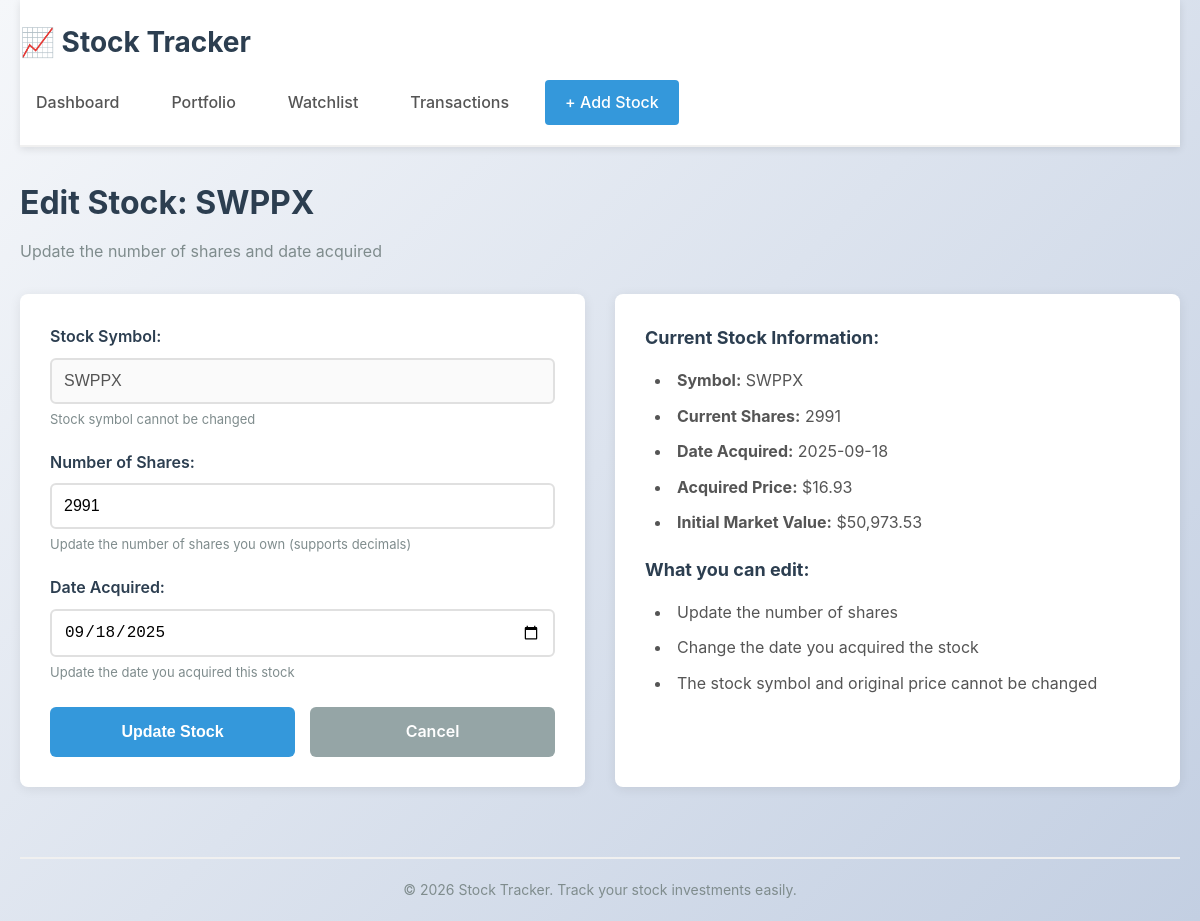
The app's page /stock/3/edit with its own data.
### app/models.py (models this page shows, shortened)
class Stock(db.Model):
    id = db.Column(db.Integer, primary_key=True)
    symbol = db.Column(db.String(10), nullable=False)
    add_date = db.Column(db.Date, nullable=False)
    shares = db.Column(db.Float, nullable=False)
    initial_price = db.Column(db.Float, nullable=False)
    date_added = db.Column(db.DateTime, nullable=False, default=datetime.utcnow)
    is_watchlist = db.Column(db.Boolean, default=False, nullable=False)
    __table_args__ = (db.UniqueConstraint('symbol', 'is_watchlist', name='unique_symbol_type'),)
    def get_transactions(self):
        return Transaction.query.filter_by(symbol=self.symbol, is_watchlist=self.is_watchlist).order_by(Transaction.date).all()
    def get_cost_basis_from_transactions(self):
        transactions = self.get_transactions()
        cost_basis = 0
        for txn in transactions:
            if txn.type == 'purchase':
                cost_basis += txn.shares * txn.price_per_share
            elif txn.type == 'reinvestment':
                cost_basis += txn.shares * txn.price_per_share
        return cost_basis
    def get_initial_value(self):
        return self.get_cost_basis_from_transactions()

class Transaction(db.Model):
    id = db.Column(db.Integer, primary_key=True)
    symbol = db.Column(db.String(10), nullable=False)
    type = db.Column(db.String(20), nullable=False)  # 'purchase', 'sale', 'dividend', 'reinvestment'
    date = db.Column(db.Date, nullable=False)
    shares = db.Column(db.Float)  # For purchase, sale, reinvestment
    price_per_share = db.Column(db.Float)  # For purchase, sale
    amount = db.Column(db.Float)  # For dividend amount received
    is_watchlist = db.Column(db.Boolean, default=False, nullable=False)
    created_at = db.Column(db.DateTime, nullable=False, default=datetime.utcnow)

### app/routes.py (the view, shortened to what this page needs)
@main_bp.route('/stock/<int:stock_id>/edit', methods=['GET', 'POST'])
def edit_stock(stock_id):
    stock = Stock.query.get(stock_id)
    if not stock:
        flash('Stock not found', 'error')
        return redirect(url_for('main.portfolio'))
    return render_template('edit_stock.html', stock=stock)

### app/templates/edit_stock.html (shortened to what this page needs)
{% extends "base.html" %}
{% block content %}
<div class="form-header">
    <h2>Edit Stock: {{ stock.symbol }}</h2>
    <p class="subtitle">Update the number of shares and date acquired</p>
</div>
<div class="form-container">
    <form method="POST" class="add-stock-form">
        <div class="form-group">
            <label for="symbol">Stock Symbol:</label>
            <input
                type="text"
                id="symbol"
                name="symbol"
                value="{{ stock.symbol }}"
                disabled
                class="form-input"
            >
            <small>Stock symbol cannot be changed</small>
        </div>
        <div class="form-group">
            <label for="shares">Number of Shares:</label>
            <input
                type="number"
                id="shares"
                name="shares"
                value="{{ "{:.2f}".format(stock.shares) if stock.shares % 1 != 0 else stock.shares|int }}"
                step="0.01"
                min="0.01"
                required
                class="form-input"
            >
            <small>Update the number of shares you own (supports decimals)</small>
        </div>
        <div class="form-group">
            <label for="date">Date Acquired:</label>
            <input
                type="date"
                id="date"
                name="date"
                value="{{ stock.add_date.strftime('%Y-%m-%d') }}"
                required
                class="form-input"
            >
            <small>Update the date you acquired this stock</small>
        </div>
        <div class="form-actions">
            <button type="submit" class="btn btn-primary btn-large">Update Stock</button>
            <a href="{{ url_for('main.index') }}" class="btn btn-secondary btn-large">Cancel</a>
        </div>
    </form>
    <div class="info-box">
        <h3>Current Stock Information:</h3>
        <ul>
            <li><strong>Symbol:</strong> {{ stock.symbol }}</li>
            <li><strong>Current Shares:</strong> {{ "{:.2f}".format(stock.shares) if stock.shares % 1 != 0 else stock.shares|int }}</li>
            <li><strong>Date Acquired:</strong> {{ stock.add_date.strftime('%Y-%m-%d') }}</li>
            <li><strong>Acquired Price:</strong> ${{ "%.2f"|format(stock.initial_price) }}</li>
            <li><strong>Initial Market Value:</strong> ${{ "{:,.2f}".format(stock.get_initial_value()) }}</li>
        </ul>
        <h3 style="margin-top: 20px;">What you can edit:</h3>
        <ul>
            <li>Update the number of shares</li>
            <li>Change the date you acquired the stock</li>
            <li>The stock symbol and original price cannot be changed</li>
        </ul>
    </div>
</div>
{% endblock %}

### app/static/style.css (style rules this page uses)
* { margin: 0; padding: 0; box-sizing: border-box; }
html, body { height: 100%; }
body { font-family: -apple-system, BlinkMacSystemFont, 'Segoe UI', Roboto, Oxygen, Ubuntu, Cantarell, sans-serif; background: linear-gradient(135deg, #f5f7fa 0%, #c3cfe2 100%); color: #333; line-height: 1.6; min-height: 100vh; display: flex; flex-direction: column; }
.subtitle { color: #7f8c8d; font-size: 16px; }
.btn { padding: 10px 16px; border: none; border-radius: 6px; font-size: 14px; font-weight: 600; cursor: pointer; transition: all 0.3s ease; text-decoration: none; display: inline-block; text-align: center; }
.btn-primary { background: #3498db; color: white; }
.btn-secondary { background: #95a5a6; color: white; }
.btn-large { padding: 12px 24px; font-size: 16px; }
.form-header { margin-bottom: 30px; }
.form-header h2 { font-size: 32px; color: #2c3e50; margin-bottom: 10px; }
.form-container { display: grid; grid-template-columns: 1fr 1fr; gap: 30px; margin-bottom: 30px; }
.add-stock-form { background: white; padding: 30px; border-radius: 8px; box-shadow: 0 2px 12px rgba(0, 0, 0, 0.08); }
.form-group { margin-bottom: 20px; }
.form-group label { display: block; margin-bottom: 8px; font-weight: 600; color: #2c3e50; }
.form-input { width: 100%; padding: 12px; border: 2px solid #e0e0e0; border-radius: 6px; font-size: 16px; transition: border-color 0.3s ease; }
.form-group small { display: block; margin-top: 5px; color: #7f8c8d; font-size: 13px; }
.form-actions { display: flex; gap: 15px; margin-top: 25px; }
.form-actions .btn { flex: 1; }
.info-box { background: white; padding: 30px; border-radius: 8px; box-shadow: 0 2px 12px rgba(0, 0, 0, 0.08); }
.info-box h3 { color: #2c3e50; margin-bottom: 15px; font-size: 18px; }
.info-box ul { list-style-position: inside; color: #555; }
.info-box li { margin-bottom: 10px; padding-left: 10px; }

### records on screen
Stock: symbol "SWPPX", shares "2991", date "09/18/2025", add_date "2025-09-18", initial_price "16.93", get_initial_value "50,973.53"
